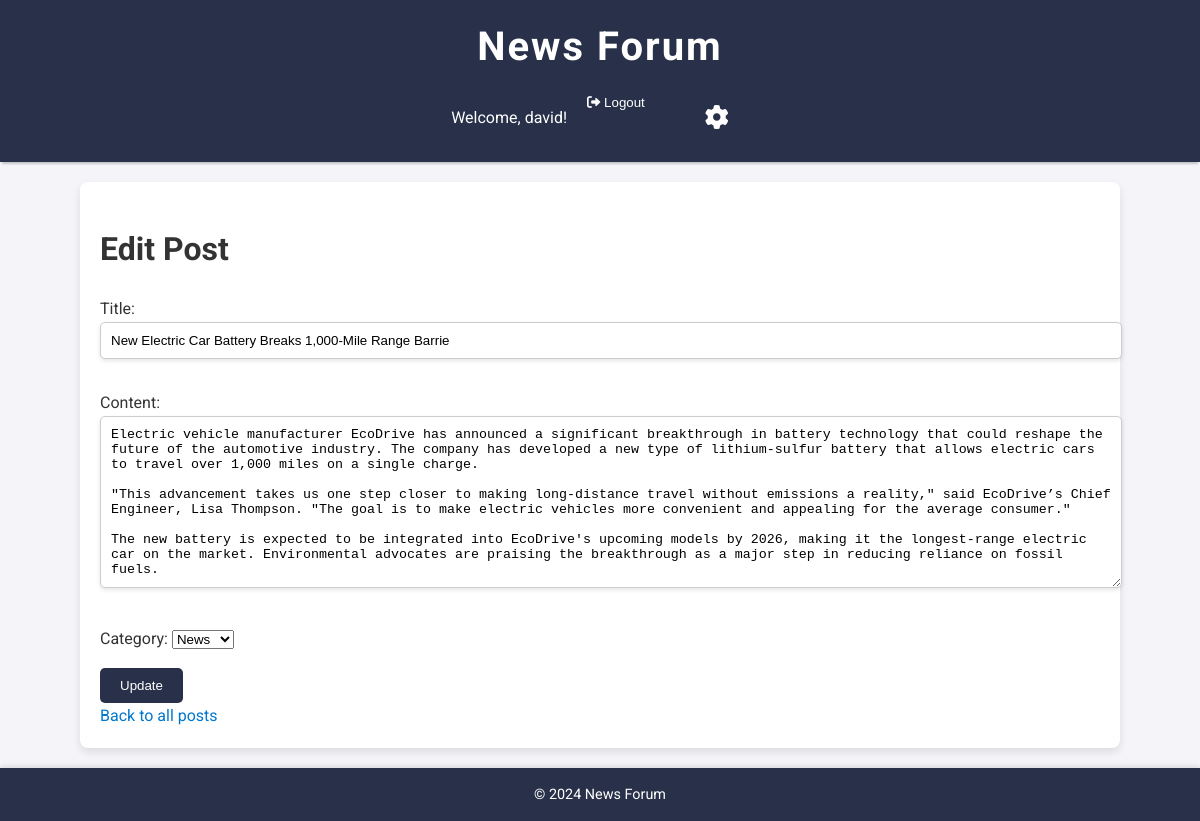
Screenshot of /post/9/edit/ (signed in) with the database file from the repository.
### news/models.py (models this page shows, shortened)
class Post(models.Model):
    title = models.CharField(max_length=200)
    content = models.TextField()
    created_at = models.DateTimeField(auto_now_add=True)
    updated_at = models.DateTimeField(auto_now=True)
    author = models.ForeignKey(User, on_delete=models.CASCADE)
    category = models.ForeignKey(Category, on_delete=models.SET_NULL, null=True)
    upvotes = models.IntegerField(default=0)
    downvotes = models.IntegerField(default=0)

### news/views.py (the view)
# urls.py: path('post/<int:id>/edit/', views.post_edit, name='post_edit'),
@login_required
def post_edit(request, id):
    post = get_object_or_404(Post, id=id)
    if request.method == 'POST':
        form = PostForm(request.POST, instance=post)
        if form.is_valid():
            form.save()
            return redirect('post_detail', id=post.id)
    else:
        form = PostForm(instance=post)
    return render(request, 'news/post_form.html', {'form': form})

### news/forms.py
class PostForm(forms.ModelForm):
    def __init__(self, *args, **kwargs):
        super(PostForm, self).__init__(*args, **kwargs)
        self.fields['category'].initial = Category.objects.get(name="News")
    class Meta:
        model = Post
        fields = ['title', 'content', 'category']

### news/models.py (called while the page is built)
    def __str__(self):
        return self.name

### news/templates/news/post_form.html (shortened to what this page needs)
{% extends 'base.html' %}
{% block content %}
    <h1>{% if form.instance.pk %}Edit{% else %}Create{% endif %} Post</h1>
    <form method="post">
        {{ form.as_p }}
        <button type="submit">{% if form.instance.pk %}Update{% else %}Save{% endif %}</button>
    </form>
    <a href="{% url 'post_list' %}">Back to all posts</a>
{% endblock %}

### news/templates/base.html (shortened to what this page needs)
{% load static %}
<!DOCTYPE html>
<html lang="en">
<head>
    <link rel="stylesheet" href="{% static 'css/style.css' %}">
    <link rel="stylesheet" href="https://cdnjs.cloudflare.com/ajax/libs/font-awesome/6.0.0-beta3/css/all.min.css">
</head>
<body>
    <header>
        <h1><a href="{% url 'post_list' %}">News Forum</a></h1>
        <nav>
            {% if user.is_authenticated %}
                <p>Welcome, {{ user.username }}!</p>
                <form id="logout-form" action="{% url 'logout' %}" method="post">
                    <button type="submit" style="background:none;border:none;padding:0;color:inherit;cursor:pointer;">
                        <i class="fas fa-sign-out-alt"></i> Logout
                    </button>
                </form>
                <a href="{% url 'account_settings' %}" class="account-settings"><i class="fas fa-cog"></i></a>
            {% else %}
                <a href="{% url 'login' %}">Login</a>
                <a href="{% url 'signup' %}">Sign Up</a>
            {% endif %}
        </nav>
    </header>
    <main>
        {% block content %}{% endblock %}
    </main>
    <footer>
        <p>&copy; 2024 News Forum</p>
    </footer>
</body>
</html>

### news/static/css/style.css (style rules this page uses)
body { font-family: 'Roboto', sans-serif; background-color: #f4f4f9; color: #333; margin: 0; padding: 0; line-height: 1.6; }
a { text-decoration: none; color: #0077cc; }
main { width: 100%; max-width: 1000px; margin: 20px auto; padding: 20px; background: white; border-radius: 8px; box-shadow: 0 4px 8px rgba(0, 0, 0, 0.1); }
header { background-color: #283149; color: white; padding: 15px 0; text-align: center; box-shadow: 0 4px 2px -2px rgba(0, 0, 0, 0.2); position: sticky; top: 0; z-index: 1000; }
header h1 { margin: 0; font-size: 2.5em; font-weight: 700; letter-spacing: 2px; }
header a { color: #ffffff; }
nav { display: flex; justify-content: center; gap: 20px; margin-top: 10px; }
nav a { color: #ffffff; font-size: 1.1em; padding: 10px 20px; border-radius: 5px; transition: background-color 0.3s ease; }
.account-settings { color: white; font-size: 1.5em; }
.account-settings i { margin-left: 20px; }
button { background-color: #283149; color: white; padding: 10px 20px; border: none; border-radius: 5px; cursor: pointer; transition: background-color 0.3s ease; }
footer { background-color: #283149; color: white; padding: 15px 0; text-align: center; position: relative; width: 100%; bottom: 0; margin-top: 20px; box-shadow: 0 -2px 5px rgba(0, 0, 0, 0.1); }
footer p { margin: 0; font-size: 0.9em; }
input[type="text"], input[type="password"], textarea { width: 100%; padding: 10px; margin-bottom: 15px; border: 1px solid #ccc; border-radius: 5px; box-shadow: 0 2px 4px rgba(0, 0, 0, 0.1); transition: border-color 0.3s; }

### rows the page displays
Post: title "New Electric Car Battery Breaks 1,000-Mile Range Barrie", content "Electric vehicle manufacturer EcoDrive has announced a significant breakthrough in battery technology that could reshape the future of the automotive industry. The company has developed a new type of lithium-sulfur battery that allows electric cars to travel over 1,000 miles on a single charge. \"This advancement takes us one step closer to making long-distance travel without emissions a reality,\" said EcoDrive’s Chief Engineer, Lisa Thompson. \"The goal is to make electric vehicles more convenient and appealing for the average consumer.\" The new battery is expected to be integrated into EcoDrive's upcoming models by 2026, making it the longest-range electric car on the market. Environmental…", category "News"

### other values shown
{{ user.username }} "david"
